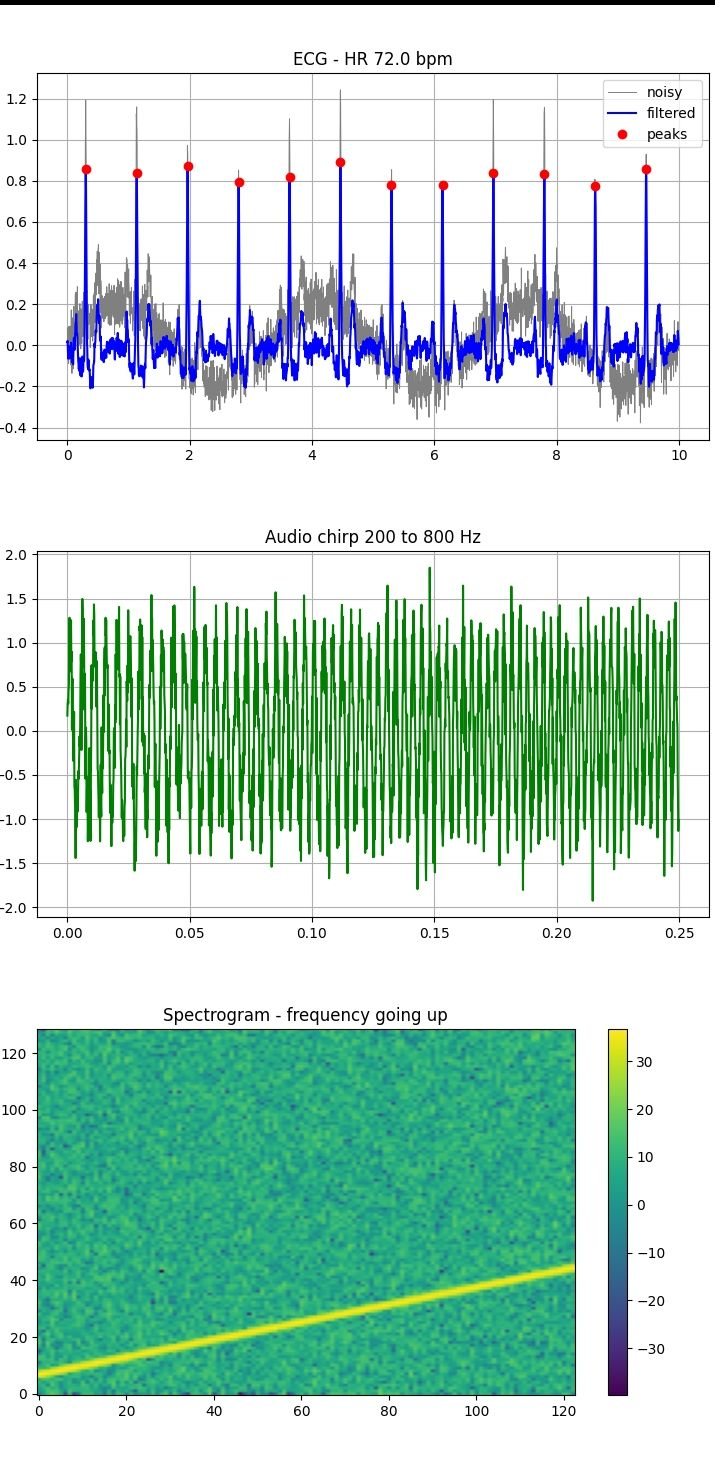

Here is the Python script that generated this plot:
# Day 28
# ecg + audio
# I wanted to see if I can clean a noisy ecg and find heart rate
import numpy as np
import matplotlib.pyplot as plt

fs = 360
t = np.arange(0, 10, 1/fs)
np.random.seed(7) # Change this if you want different noise

# Make one heartbeat shape
def one_beat(tb):
    p = 0.15 * np.exp(-((tb - 0.15)**2) / (2 * 0.02**2))
    qrs = 1.0 * np.exp(-((tb - 0.30)**2) / (2 * 0.01**2))
    t_wave = 0.25 * np.exp(-((tb - 0.50)**2) / (2 * 0.03**2))
    return p + qrs + t_wave

ecg = np.zeros(len(t))
# 72 bpm
for start in np.arange(0, 10, 60/72):
    m = (t >= start) & (t < start + 0.8)
    ecg[m] = ecg[m] + one_beat(t[m] - start)

# Add noise like in real life
wander = 0.2 * np.sin(2*np.pi*0.3*t)
noise = 0.05 * np.random.randn(len(t))
power = 0.05 * np.sin(2*np.pi*50*t)
ecg_noisy = ecg + wander + noise + power

# My filter, ust moving average to remove wander
def smooth(x, w):
    return np.convolve(x, np.ones(w)/w, mode='same')

base = smooth(ecg_noisy, 101)
ecg_clean2 = smooth(ecg_noisy - base, 5)

# Find peaks
thresh = 0.6 * max(ecg_clean2)
peaks = []
last = -200
for i in range(1, len(ecg_clean2)-1):
    if ecg_clean2[i] > ecg_clean2[i-1] and ecg_clean2[i] > ecg_clean2[i+1]:
        if ecg_clean2[i] > thresh and i - last > 180:
            peaks.append(i)
            last = i

peaks = np.array(peaks)
rr = np.diff(t[peaks])
hr = 60 / np.mean(rr)
print("beats found:", len(peaks))
print("heart rate:", round(hr, 1), "bpm")
print("avg RR:", round(np.mean(rr)*1000, 1), "ms")
print("hrv:", round(np.std(rr)*1000, 1), "ms")

# Audio part: simple chirp
fs2 = 8000
ta = np.arange(0, 2, 1/fs2)
audio = np.sin(2*np.pi*(200 + 300*ta)*ta) + 0.3*np.random.randn(len(ta))

# STFT by hand, from day 12
win = np.hanning(256)
spec = []
for n in range(0, len(audio)-256, 128):
    frame = audio[n:n+256] * win
    spec.append(np.abs(np.fft.rfft(frame)))
spec = np.array(spec).T

# Plots
plt.figure(figsize=(10, 8))

plt.subplot(3,1,1)
plt.plot(t, ecg_noisy, color='gray', linewidth=0.7, label='noisy')
plt.plot(t, ecg_clean2, color='blue', label='filtered')
plt.plot(t[peaks], ecg_clean2[peaks], 'ro', label='peaks')
plt.title(f"ECG - HR {hr:.1f} bpm")
plt.legend()
plt.grid(True)

plt.subplot(3,1,2)
plt.plot(ta[:2000], audio[:2000], color='green')
plt.title("Audio chirp 200 to 800 Hz")
plt.grid(True)

plt.subplot(3,1,3)
plt.imshow(20*np.log10(spec + 1e-6), aspect='auto', origin='lower', cmap='viridis')
plt.title("Spectrogram - frequency going up")
plt.colorbar()

plt.tight_layout()
plt.savefig("day28_result.png")
plt.show()
